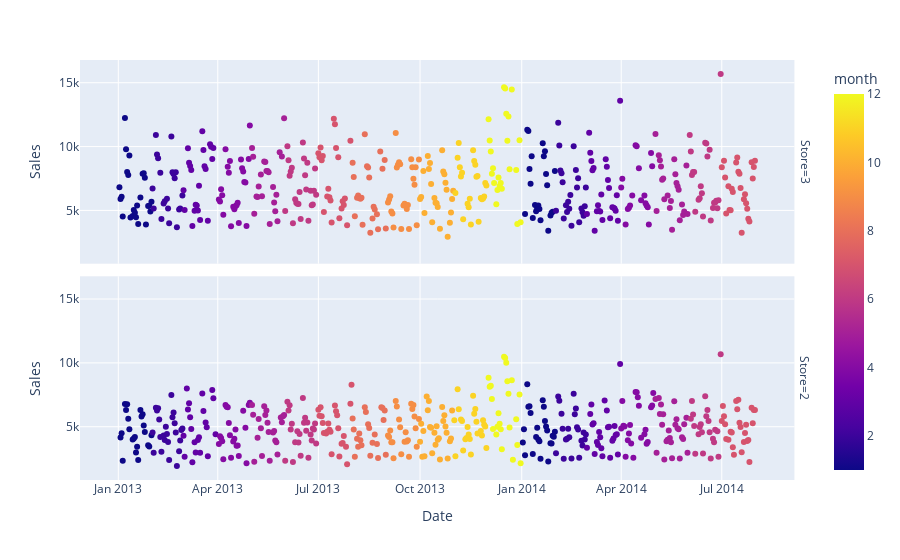

The notebook cell this image was saved under:
### Code cell
shop2 = (dt_eng_nomissing.loc[:, "Store"]==2) | (dt_eng_nomissing.loc[:, "Store"]==3) 
px.scatter(dt_eng_nomissing[shop2], x="Date", y="Sales",  facet_row='Store', color="month", hover_name="firstdaysweek13")

### Figure 1 — Plotly figure (JSON) as saved in the notebook; plotly's stock layout.template omitted (floating-point values rounded to 4 significant figures; data arrays with more than 128 entries replaced by an {"elided": "..."} marker saying what was removed)
{"data": [{"hovertemplate": "<b>%{hovertext}</b><br><br>Store=3<br>Date=%{x}<br>Sales=%{y}<br>month=%{marker.color}<extra></extra>", "hovertext": {"elided": "439 str values"}, "legendgroup": "", "marker": {"color": {"elided": "439 int values"}, "coloraxis": "coloraxis", "symbol": "circle"}, "mode": "markers", "name": "", "orientation": "v", "showlegend": false, "type": "scatter", "x": {"elided": "439 str values"}, "xaxis": "x2", "y": {"elided": "439 int values"}, "yaxis": "y2"}, {"hovertemplate": "<b>%{hovertext}</b><br><br>Store=2<br>Date=%{x}<br>Sales=%{y}<br>month=%{marker.color}<extra></extra>", "hovertext": {"elided": "442 str values"}, "legendgroup": "", "marker": {"color": {"elided": "442 int values"}, "coloraxis": "coloraxis", "symbol": "circle"}, "mode": "markers", "name": "", "orientation": "v", "showlegend": false, "type": "scatter", "x": {"elided": "442 str values"}, "xaxis": "x", "y": {"elided": "442 int values"}, "yaxis": "y"}], "layout": {"annotations": [{"font": {}, "showarrow": false, "text": "Store=2", "textangle": 90, "x": 0.98, "xanchor": "left", "xref": "paper", "y": 0.2425, "yanchor": "middle", "yref": "paper"}, {"font": {}, "showarrow": false, "text": "Store=3", "textangle": 90, "x": 0.98, "xanchor": "left", "xref": "paper", "y": 0.7575, "yanchor": "middle", "yref": "paper"}], "autosize": true, "coloraxis": {"colorbar": {"title": {"text": "month"}}, "colorscale": [[0, "#0d0887"], [0.1111, "#46039f"], [0.2222, "#7201a8"], [0.3333, "#9c179e"], [0.4444, "#bd3786"], [0.5556, "#d8576b"], [0.6667, "#ed7953"], [0.7778, "#fb9f3a"], [0.8889, "#fdca26"], [1, "#f0f921"]]}, "legend": {"tracegroupgap": 0}, "margin": {"t": 60}, "xaxis": {"anchor": "y", "autorange": true, "domain": [0, 0.98], "range": ["2012-11-28 02:07:23.0917", "2014-09-03 21:52:36.9083"], "title": {"text": "Date"}, "type": "date"}, "xaxis2": {"anchor": "y2", "autorange": true, "domain": [0, 0.98], "matches": "x", "range": ["2012-11-28 02:07:23.0917", "2014-09-03 21:52:36.9083"], "showticklabels": false, "type": "date"}, "yaxis": {"anchor": "x", "autorange": true, "domain": [0, 0.485], "range": [505.9, 17100.0], "title": {"text": "Sales"}, "type": "linear"}, "yaxis2": {"anchor": "x2", "autorange": true, "domain": [0.515, 1], "matches": "y", "range": [505.9, 17100.0], "title": {"text": "Sales"}, "type": "linear"}}}
